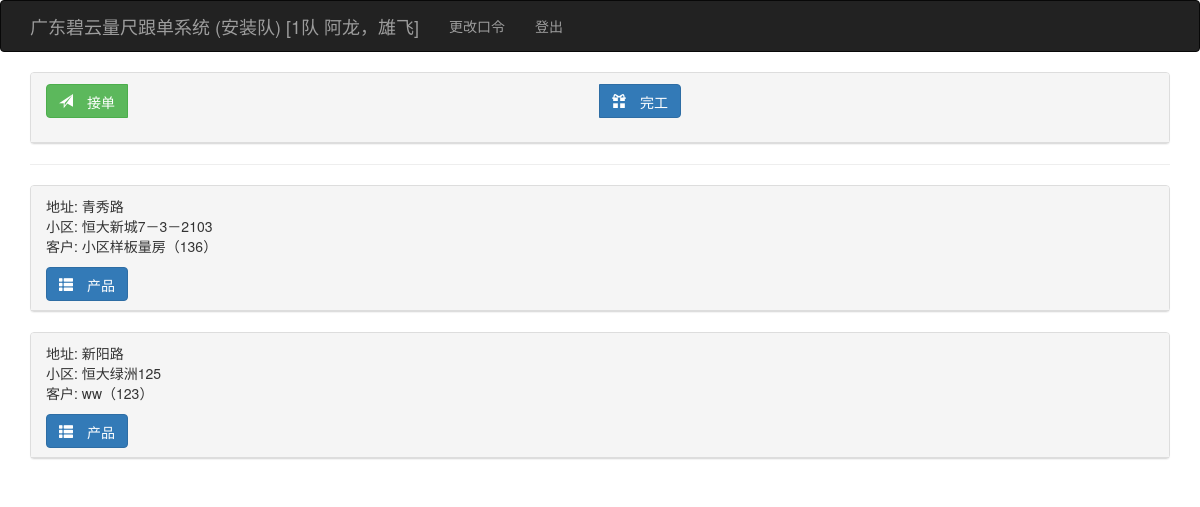
The app's page /anzhuanglist (signed in) with its own data.
### app/models.py (models this page shows, shortened)
class User(UserMixin, db.Model):
    __tablename__ = 'users'
    id = db.Column(db.Integer, primary_key=True)
    user = db.Column(db.String(64), unique=True, index=True)
    pin = db.Column(db.String(64))
    username = db.Column(db.String(64))
    tel = db.Column(db.String(32))
    role = db.Column(db.String(64))
    isuse = db.Column(db.Boolean, default=False)
    beizhu = db.Column(db.String(64))
    kehus = db.relationship('Kehu', backref='user', lazy='dynamic')
    @login_manager.user_loader
    def load_user(user_id):
        return User.query.get(int(user_id))

class Kehu(db.Model):
    __tablename__ = 'kehus'
    id = db.Column(db.Integer, primary_key=True)
    user_id = db.Column(db.Integer, db.ForeignKey('users.id'))
    xiaoqu_id = db.Column(db.Integer, db.ForeignKey('xiaoqus.id'))
    fangjian = db.Column(db.String(64))
    chenghu = db.Column(db.String(64))
    tel = db.Column(db.String(64))
    zje = db.Column(db.Float)
    beizhu = db.Column(db.String(64))
    status = db.Column(db.Integer, default=1)  # 1已测尺、2已下单、3已安装、4已清款
    time0 = db.Column(db.DateTime(), default=datetime.utcnow)
    time1 = db.Column(db.DateTime())
    time2 = db.Column(db.DateTime())
    time3 = db.Column(db.DateTime())
    dingdans = db.relationship('Dingdan', backref='kehu', lazy='dynamic')

class Xiaoqu(db.Model):
    __tablename__ = 'xiaoqus'
    id = db.Column(db.Integer, primary_key=True)
    xiaoqu = db.Column(db.String(64), unique=True, index=True)
    dizhi = db.Column(db.String(100))
    beizhu = db.Column(db.String(128))
    kehus = db.relationship('Kehu', backref='xiaoqu', lazy='dynamic')

### app/main/views.py (the view)
@main.route('/anzhuanglist', methods=['GET', 'POST'])
@login_required
def anzhuanglist():
    if current_user.role != '安装队':
        return redirect(url_for('main.index'))
    dingdans = Dingdan.query.filter(Dingdan.dingdan_azd == current_user._get_current_object()).order_by(
        Dingdan.id.desc())  # .order_by(Guke.outtime.desc())
    kehus = Kehu.query.all()
    azdobj = current_user._get_current_object()
    return render_template('anzhuanglist.html', dingdans=dingdans, kehus=kehus,
                           azdobj=azdobj)  # ,, form=form, prewhere=prewhere, status=status

### manage.py (called while the page is built)
def set_var(var):  # 设置全局变量
    global_var[0] = var
    return ""

def get_var():  # 获取全局变量
    return global_var[0]

### app/templates/anzhuanglist.html (shortened to what this page needs)
{% extends "base.html" %}
{% import "bootstrap/wtf.html" as wtf %}
{% block page_content %}
  <div class="panel panel-default">
            <div class="panel-heading">
                <div class="form-group">
                    <div class="input-group col-xs-12">
                        <div class="input-group-btn">
                            <button id="azjiedansel" class="btn btn-success  glyphicon glyphicon-send"> 接单</button>
                        </div>
                        <div class="input-group-btn">
                            <button id="azwangongsel" class="btn btn-primary glyphicon glyphicon-gift"> 完工</button>
                        </div>
                    </div>
                </div>
            </div>
  </div>
    <hr>
    {% for kehu in kehus %}
        {% if get_var() == 1 %}
            <div class="panel panel-default">
                <div class="panel-heading">
                    <ul class="list-unstyled">
                        <li>地址: {{ kehu.xiaoqu.dizhi }}</li>
                        <li>小区: {{ kehu.xiaoqu.xiaoqu }}{{ kehu.fangjian }}</li>
                        <li>客户: {{ kehu.chenghu }}（{{ kehu.tel }}）</li>
                    </ul>
                    <button type="button" class="btn btn-primary glyphicon glyphicon-th-list"
                            data-toggle="collapse" data-target="#k{{ kehu.id }}">
                        产品
                    </button>
                </div>
            </div>
        {% endif %}
    {% endfor %}
{% endblock %}

### app/templates/base.html (shortened to what this page needs)
{% extends "bootstrap/base.html" %}
{% import 'render_listcp.html' as macors %}
{% block head %}
{{ super() }}
<link rel="stylesheet" type="text/css" href="{{ url_for('static', filename='styles.css') }}">
{% endblock %}
{% block navbar %}
<div class="navbar navbar-inverse" role="navigation">
    <div class="container">
        <div class="navbar-header">
            <a class="navbar-brand" href="{{ url_for('main.index') }}">广东碧云量尺跟单系统 ({{ current_user.role }}) [{{ current_user.username }}] </a>
        </div>
        <div class="navbar-collapse collapse">
            <ul class="nav navbar-nav">
                {% if current_user.is_authenticated %}
                <li><a href="{{ url_for('auth.change_pin') }}">更改口令</a></li>
                <li><a href="{{ url_for('auth.logout') }}">登出</a></li>
                {% endif %}
            </ul>
        </div>
    </div>
</div>
{% endblock %}
{% block content %}
<div class="container">
    {% block page_content %}{% endblock %}
</div>
{% endblock %}

### records on screen
User: role "安装队", username "1队 阿龙，雄飞"
Kehu: xiaoqu.dizhi "青秀路", xiaoqu.xiaoqu "恒大新城", fangjian "7－3－2103", chenghu "小区样板量房", tel "136"
Kehu: xiaoqu.dizhi "新阳路", xiaoqu.xiaoqu "恒大绿洲", fangjian "125", chenghu "ww", tel "123"
